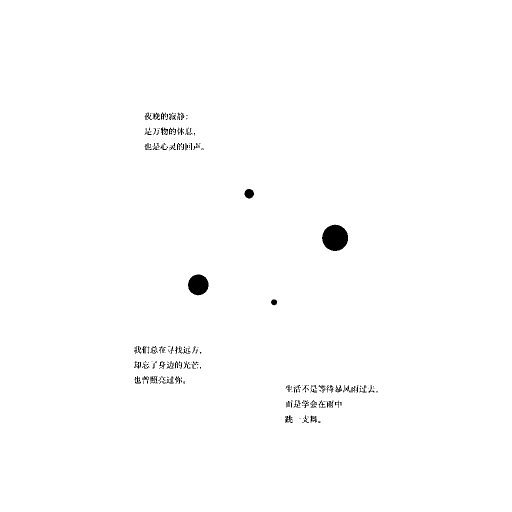
//> input picture 底层算法演示/连通域分析/assets/binary.png, 1024 x 1024 px (shown at 1/2 size)
$ ./connected_components -i=../assets/binary.png   (built with g++ and OpenCV 4)
//> lines starting //> are read from the running program, lines starting //| are printed output that depends on the picture; after the words box and inside, x2 and y2 are one past the last pixel; in counts of white or black regions, pixels touching at a corner belong together
/**
 * @file    connected_components.cpp
 * @brief   连通域分析演示：标记二值图中的连通区域并统计面积、包围盒、质心。
 * @details 流程：二值化 -> 连通域标记 -> 计算统计信息 -> 按条件过滤并可视化。
 * @note    依赖：OpenCV 4.x（core / imgproc / imgcodecs / highgui）
 *          connectedComponents 只返回标记图与数量；需要面积/包围盒/质心时用
 *          connectedComponentsWithStats，它一次性给出全部统计量，避免再遍历像素。
 */

#include <algorithm>
#include <iomanip>
#include <iostream>
#include <string>
#include <vector>

#include <opencv2/opencv.hpp>
#include <opencv2/core/utils/filesystem.hpp>

namespace {

const int kPanelWidth = 480;
const int kPanelHeight = 360;
const int kTitleHeight = 30;

/** @brief 在若干候选位置中查找素材，便于从不同工作目录运行。 */
std::string locateAsset(const std::string& fileName)
{
    const std::vector<std::string> candidates = {
        "../../assets/" + fileName, "../assets/" + fileName, "assets/" + fileName};
    for (const auto& path : candidates) {
        if (cv::utils::fs::exists(path)) {
            return path;
        }
    }
    return candidates.front();
}

/** @brief 由素材路径推导输出目录：<demo>/assets/x.png -> <demo>/output。 */
std::string outputDirFor(const std::string& inputPath)
{
    std::string dir = inputPath;
    const size_t slash = dir.find_last_of("/\\");
    dir = (slash == std::string::npos) ? "." : dir.substr(0, slash);
    const size_t slash2 = dir.find_last_of("\\/");
    const std::string leaf = (slash2 == std::string::npos) ? dir : dir.substr(slash2 + 1);
    if (leaf == "assets") {
        dir = (slash2 == std::string::npos) ? "." : dir.substr(0, slash2);
    }
    return dir + "/output";
}

/** @brief 等比缩放并居中留白到固定面板。 */
cv::Mat fitPanel(const cv::Mat& image, const std::string& title)
{
    cv::Mat bgr;
    if (image.channels() == 1) {
        cv::cvtColor(image, bgr, cv::COLOR_GRAY2BGR);
    } else {
        bgr = image;
    }
    const double scale =
        std::min(kPanelWidth / static_cast<double>(bgr.cols),
                 kPanelHeight / static_cast<double>(bgr.rows));
    cv::Mat scaled;
    cv::resize(bgr, scaled, cv::Size(), scale, scale, cv::INTER_AREA);
    cv::Mat panel(kPanelHeight + kTitleHeight, kPanelWidth, CV_8UC3, cv::Scalar(255, 255, 255));
    const int x = (kPanelWidth - scaled.cols) / 2;
    const int y = kTitleHeight + (kPanelHeight - scaled.rows) / 2;
    scaled.copyTo(panel(cv::Rect(x, y, scaled.cols, scaled.rows)));
    cv::putText(panel, title, cv::Point(8, 21), cv::FONT_HERSHEY_SIMPLEX, 0.5,
                cv::Scalar(0, 0, 0), 1, cv::LINE_AA);
    return panel;
}

/** @brief 按列数拼接等尺寸面板。 */
cv::Mat montage(const std::vector<cv::Mat>& panels, int cols)
{
    const int rows = static_cast<int>((panels.size() + cols - 1) / cols);
    cv::Mat canvas(rows * panels[0].rows, cols * panels[0].cols, CV_8UC3, cv::Scalar(255, 255, 255));
    for (size_t i = 0; i < panels.size(); ++i) {
        const int r = static_cast<int>(i) / cols;
        const int c = static_cast<int>(i) % cols;
        panels[i].copyTo(canvas(cv::Rect(c * panels[i].cols, r * panels[i].rows,
                                         panels[i].cols, panels[i].rows)));
    }
    return canvas;
}

/**
 * @brief  按标记值给连通域上色（同一标签同色）。
 * @param  labels 标记图（CV_32S）。
 * @param  count  标签数（含背景 0）。
 * @return BGR 着色图。
 */
cv::Mat colorizeLabels(const cv::Mat& labels, int count)
{
    std::vector<cv::Vec3b> palette(static_cast<size_t>(count), cv::Vec3b(0, 0, 0));
    cv::RNG rng(20261119);
    for (int i = 1; i < count; ++i) {
        palette[static_cast<size_t>(i)] =
            cv::Vec3b(static_cast<uchar>(rng.uniform(50, 255)),
                      static_cast<uchar>(rng.uniform(50, 255)),
                      static_cast<uchar>(rng.uniform(50, 255)));
    }

    cv::Mat colored(labels.size(), CV_8UC3, cv::Scalar(0, 0, 0));
    for (int y = 0; y < labels.rows; ++y) {
        const int* row = labels.ptr<int>(y);
        cv::Vec3b* out = colored.ptr<cv::Vec3b>(y);
        for (int x = 0; x < labels.cols; ++x) {
            if (row[x] > 0 && row[x] < count) {
                out[x] = palette[static_cast<size_t>(row[x])];
            }
        }
    }
    return colored;
}

}  // namespace

/**
 * @brief  主流程：标记连通域、统计并按面积过滤。
 * @param  argc 参数个数。
 * @param  argv 参数列表。
 * @return 0 表示成功，非 0 表示失败。
 */
int main(int argc, char** argv)
{
    const cv::String keys =
        "{help h usage ? |      | 打印帮助信息 }"
        "{i input        |      | 二值图，缺省读取 assets/binary.png }"
        "{o output       |      | 输出图像路径，缺省写入 <目录>/output/connected_components.png }"
        "{a minArea      | 200  | 最小面积过滤阈值，小于该值视为噪声 }"
        "{c connectivity | 8    | 邻接方式，4 或 8 }"
        "{d display      | 0    | 是否弹窗显示 (1=显示, 0=不显示) }";

    cv::CommandLineParser parser(argc, argv, keys);
    parser.about("连通域分析演示: 标记、统计与面积过滤\n参数请使用 --key=value 形式");
    if (parser.has("help")) {
        parser.printMessage();
        return 0;
    }
    if (!parser.check()) {
        parser.printErrors();
        parser.printMessage();
        return -1;
    }

    std::string inputPath = parser.get<std::string>("input");
    if (inputPath.empty()) {
        inputPath = locateAsset("binary.png");
    }
    const cv::Mat src = cv::imread(inputPath, cv::IMREAD_GRAYSCALE);
//> src: 1024 rows x 1024 cols, CV_8UC1; 99.2% white; 267 black regions (174 under 20 px), largest, box (x1, y1, x2, y2) and area: (644, 449, 696, 502) 2122, (376, 549, 417, 591) 1329, (489, 378, 508, 397) 279
    if (src.empty()) {
        std::cerr << "无法读取图像: " << inputPath << std::endl;
        return -1;
    }

    // 步骤 1：二值化。素材是白底黑形状，取反让形状成为前景。
    cv::Mat binary;
    cv::threshold(src, binary, 127, 255, cv::THRESH_BINARY_INV);
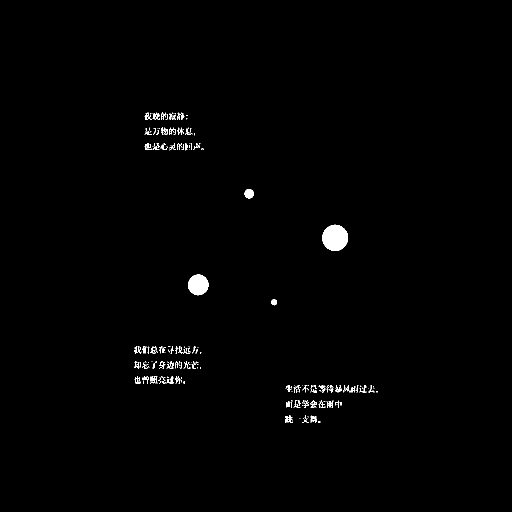
//> binary: 1024 rows x 1024 cols, CV_8UC1 (shown at 1/2 size); 0.78% white; 267 white regions (174 under 20 px), largest, box (x1, y1, x2, y2) and area: (644, 449, 696, 502) 2122, (376, 549, 417, 591) 1329, (489, 378, 508, 397) 279

    // 步骤 2~3：标记并一次性取出统计信息。
    cv::Mat labels;
    cv::Mat stats;
    cv::Mat centroids;
    const int connectivity = parser.get<int>("connectivity") == 4 ? 4 : 8;
    const int count = cv::connectedComponentsWithStats(binary, labels, stats, centroids,
                                                       connectivity, CV_32S);
//> labels: 1024 rows x 1024 cols, CV_32SC1; 268 distinct labels, from 0 to 267
//> stats = 268 rows, first 6: [0, 0, 1024, 1024, 1040356], [294, 225, 10, 15, 48], [308, 225, 6, 12, 31], [322, 225, 10, 14, 70], [344, 225, 3, 3, 5], [355, 225, 5, 7, 14]; centroids = 268 pairs, first value 269 to 753.5, second value 226.4 to 843.5; count = 268

    // 步骤 4：按面积过滤。
    const int minArea = parser.get<int>("minArea");
    cv::Mat filtered = binary.clone();
    cv::Mat overlay;
    cv::cvtColor(src, overlay, cv::COLOR_GRAY2BGR);
//> overlay is the input picture: 1024 rows x 1024 cols, CV_8UC3; 99.2% white; 267 black regions (174 under 20 px), largest, box (x1, y1, x2, y2) and area: (644, 449, 696, 502) 2122, (376, 549, 417, 591) 1329, (489, 378, 508, 397) 279
    int kept = 0;
    std::cout << "输入: " << inputPath << ", 邻接方式: " << connectivity << " 邻接\n";
    std::cout << "  原始连通域(含背景): " << count << "\n";
//|   原始连通域(含背景): 268
    std::cout << std::left << std::setw(6) << "label" << std::setw(10) << "area"
              << std::setw(20) << "bbox(x,y,w,h)" << "centroid\n";
    for (int i = 1; i < count; ++i) {
        const int area = stats.at<int>(i, cv::CC_STAT_AREA);
        if (area < minArea) {
            continue;
        }
        ++kept;
        const cv::Rect box(stats.at<int>(i, cv::CC_STAT_LEFT), stats.at<int>(i, cv::CC_STAT_TOP),
                           stats.at<int>(i, cv::CC_STAT_WIDTH), stats.at<int>(i, cv::CC_STAT_HEIGHT));
        cv::rectangle(overlay, box, cv::Scalar(0, 0, 255), 2, cv::LINE_AA);
        cv::putText(overlay, std::to_string(i), cv::Point(box.x + 4, box.y + 18),
                    cv::FONT_HERSHEY_SIMPLEX, 0.6, cv::Scalar(0, 255, 0), 2, cv::LINE_AA);
        if (kept <= 10) {
            std::cout << std::left << std::setw(6) << i << std::setw(10) << area
                      << std::setw(20)
                      << (std::to_string(box.x) + "," + std::to_string(box.y) + "," +
                          std::to_string(box.width) + "," + std::to_string(box.height))
                      << "(" << std::fixed << std::setprecision(1)
                      << centroids.at<double>(i, 0) << ", " << centroids.at<double>(i, 1) << ")\n";
        }
    }
//> this loop made 267 passes
//> (area, box) on passes 75 to 77: (279, Rect(489, 378, 19, 19)), (2122, Rect(644, 449, 52, 53)), (1329, Rect(376, 549, 41, 42))
//> area on passes 1, 2, 3, 6, 7, 10: 48, 31, 70, 46, 28, 49
//| 75    279       489,378,19,19       (497.9, 386.9)
//| 76    2122      644,449,52,53       (669.8, 475.3)
//| 77    1329      376,549,41,42       (396.1, 569.2)
//> (output is shown up to pass 77 of 267)
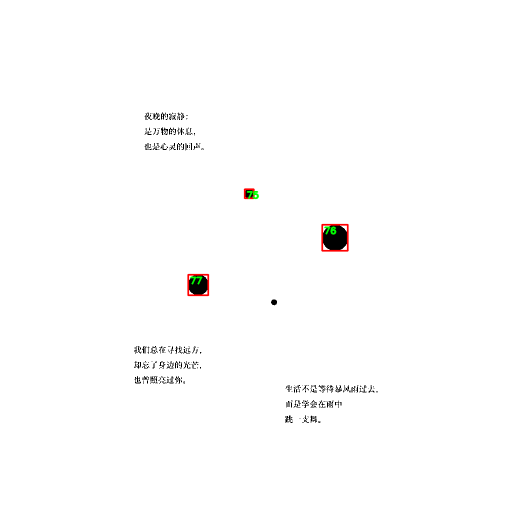
//> overlay: 1024 rows x 1024 cols, CV_8UC3 (shown at 1/2 size); 0.28% of pixels changed, all inside (x1, y1, x2, y2) = (374, 376, 698, 593)
//> after the loop, kept = 3
    std::cout << "  面积 >= " << minArea << " 的连通域: " << kept << " 个\n";
//|   面积 >= 200 的连通域: 3 个

    const cv::Mat colored = colorizeLabels(labels, count);
    const std::vector<cv::Mat> panels = {
        fitPanel(binary, "binary input"),
        fitPanel(colored, "labels: " + std::to_string(count - 1)),
        fitPanel(overlay, "area >= " + std::to_string(minArea) + ": " + std::to_string(kept))};
//> in fitPanel, `cv::putText(panel, title, cv::Point(8, 21), cv::FONT_HERSHEY_SIMPLEX, ..`:
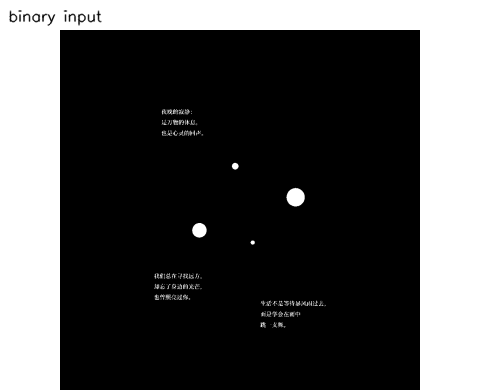
//> panel: 390 rows x 480 cols, CV_8UC3; min 0, max 255, mean 79.5
//> call 2 of fitPanel, with title = "labels: 267"
//> in fitPanel (call 2), `cv::resize(bgr, scaled, cv::Size(), scale, scale, cv::INTER_AREA);`:
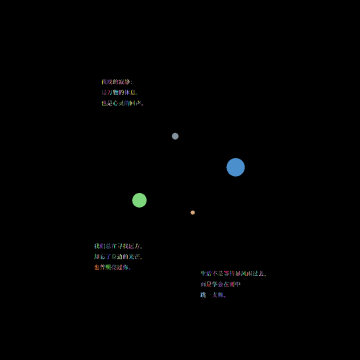
//> scaled: 360 rows x 360 cols, CV_8UC3; mean B, G, R 1.3, 1.3, 1
//> in fitPanel (call 2), `cv::putText(panel, title, cv::Point(8, 21), cv::FONT_HERSHEY_SIMPLEX, ..`:
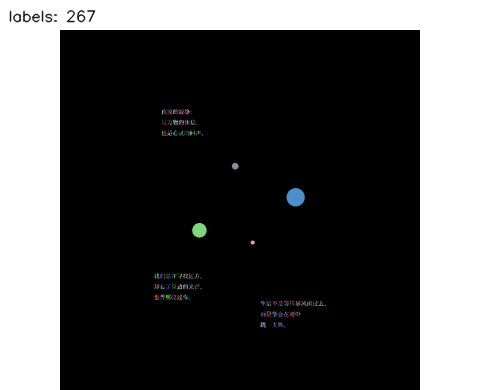
//> panel: 390 rows x 480 cols, CV_8UC3; mean B, G, R 79, 79, 78.8
//> call 3 of fitPanel, with title = "area >= 200: 3"
//> in fitPanel (call 3), `cv::putText(panel, title, cv::Point(8, 21), cv::FONT_HERSHEY_SIMPLEX, ..`:
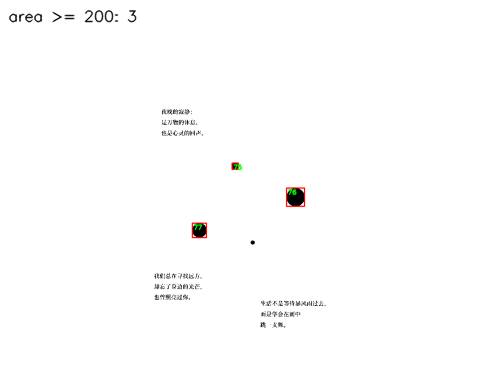
//> panel: 390 rows x 480 cols, CV_8UC3; mean B, G, R 253, 253.1, 253.2
    const cv::Mat result = montage(panels, 3);
//> in montage, `const int rows = static_cast<int>((panels.size() + cols - 1) / cols);`: rows = 1
//> in montage, `cv::Mat canvas(rows * panels[0].rows, cols * panels[0].cols, CV_8UC3, ..`: canvas: 390 rows x 1440 cols, CV_8UC3; every value is 255
//> the loop in montage, `for (size_t i = 0; i < panels.size(); ++i)` made 3 passes
//> after the loop in montage, `for (size_t i = 0; i < panels.size(); ++i)`:
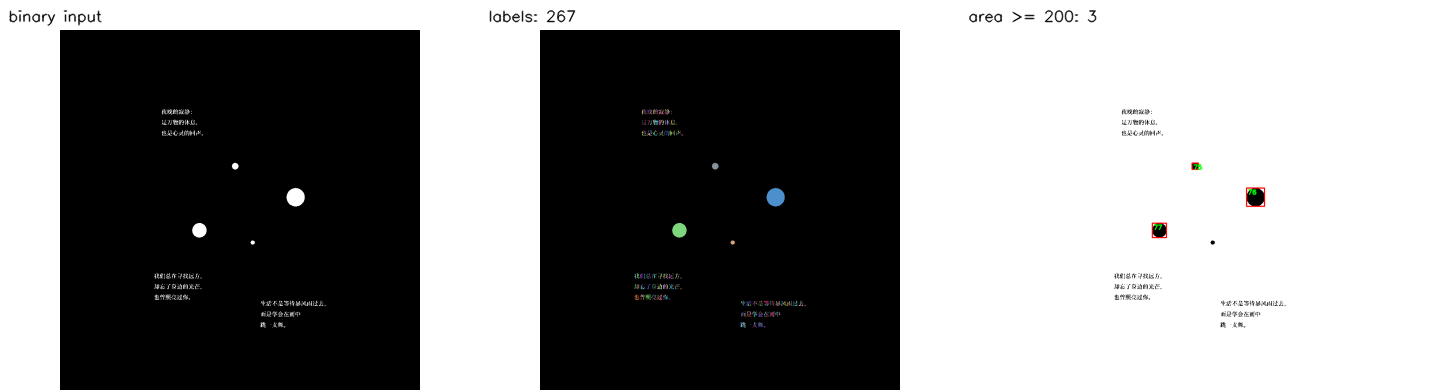
//> canvas: 390 rows x 1440 cols, CV_8UC3; mean B, G, R 137.2, 137.2, 137.2

    std::string outputPath = parser.get<std::string>("output");
    if (outputPath.empty()) {
        const std::string outDir = outputDirFor(inputPath);
        cv::utils::fs::createDirectories(outDir);
        outputPath = outDir + "/connected_components.png";
    }
    if (!cv::imwrite(outputPath, result)) {
        std::cerr << "无法写入输出图像: " << outputPath << std::endl;
        return -1;
    }
    std::cout << "结果已保存至 " << outputPath << std::endl;

    if (parser.get<int>("display") != 0) {
        cv::imshow("connected components", result);
        cv::waitKey(0);
    }
    return 0;
}
